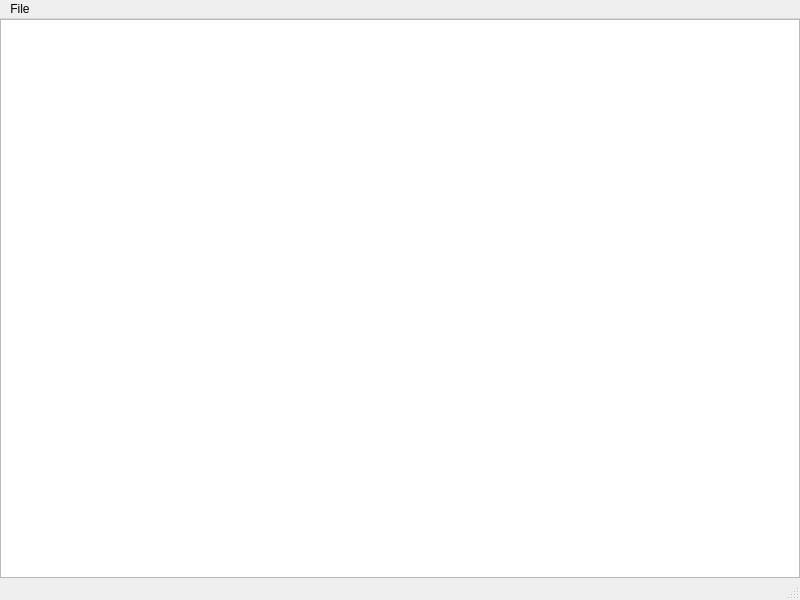
<?xml version="1.0" encoding="UTF-8"?>
<ui version="4.0">
 <class>MainWindow</class>
 <widget class="QMainWindow" name="MainWindow">
  <property name="windowModality">
   <enum>Qt::WindowModality::WindowModal</enum>
  </property>
  <property name="geometry">
   <rect>
    <x>0</x>
    <y>0</y>
    <width>800</width>
    <height>600</height>
   </rect>
  </property>
  <property name="windowTitle">
   <string>MainWindow</string>
  </property>
  <widget class="QWidget" name="centralwidget">
   <property name="layoutDirection">
    <enum>Qt::LayoutDirection::LeftToRight</enum>
   </property>
   <property name="styleSheet">
    <string notr="true"/>
   </property>
   <layout class="QHBoxLayout" name="horizontalLayout" stretch="0,1">
    <property name="spacing">
     <number>0</number>
    </property>
    <property name="leftMargin">
     <number>0</number>
    </property>
    <property name="topMargin">
     <number>0</number>
    </property>
    <property name="rightMargin">
     <number>0</number>
    </property>
    <property name="bottomMargin">
     <number>0</number>
    </property>
    <item>
     <widget class="QTreeView" name="fileBrowser">
      <property name="cursor" stdset="0">
       <cursorShape>ArrowCursor</cursorShape>
      </property>
      <property name="uniformRowHeights">
       <bool>true</bool>
      </property>
      <property name="animated">
       <bool>true</bool>
      </property>
     </widget>
    </item>
    <item>
     <layout class="QGridLayout" name="EditorPlace">
      <property name="spacing">
       <number>0</number>
      </property>
     </layout>
    </item>
   </layout>
  </widget>
  <widget class="QMenuBar" name="menubar">
   <property name="geometry">
    <rect>
     <x>0</x>
     <y>0</y>
     <width>800</width>
     <height>22</height>
    </rect>
   </property>
   <widget class="QMenu" name="menuFile">
    <property name="title">
     <string>File</string>
    </property>
    <addaction name="actionNew"/>
    <addaction name="actionNew_File"/>
    <addaction name="actionOpen_File"/>
    <addaction name="actionSave_File"/>
    <addaction name="actionPreferences"/>
   </widget>
   <addaction name="menuFile"/>
  </widget>
  <widget class="QStatusBar" name="statusbar"/>
  <action name="actionNew">
   <property name="text">
    <string>New</string>
   </property>
  </action>
  <action name="actionOpen_File">
   <property name="text">
    <string>Open File</string>
   </property>
  </action>
  <action name="actionNew_File">
   <property name="text">
    <string>New File</string>
   </property>
  </action>
  <action name="actionSave_File">
   <property name="text">
    <string>Save File</string>
   </property>
  </action>
  <action name="actionPreferences">
   <property name="text">
    <string>Preferences...</string>
   </property>
  </action>
 </widget>
 <resources/>
 <connections/>
</ui>
